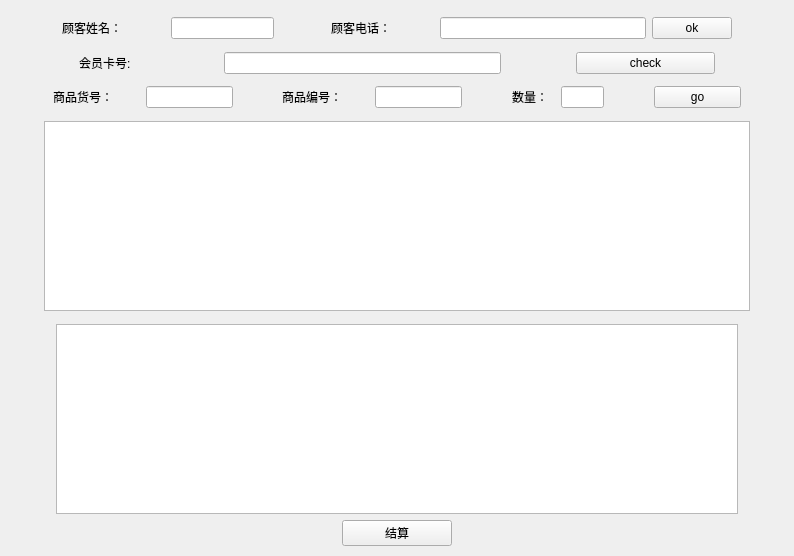
        <widget class="QWidget" name="page">
         <layout class="QHBoxLayout" name="horizontalLayout_4" stretch="0">
          <property name="spacing">
           <number>3</number>
          </property>
          <property name="leftMargin">
           <number>1</number>
          </property>
          <property name="topMargin">
           <number>1</number>
          </property>
          <property name="rightMargin">
           <number>1</number>
          </property>
          <property name="bottomMargin">
           <number>1</number>
          </property>
          <item>
           <widget class="QWidget" name="cashwidget" native="true">
            <layout class="QVBoxLayout" name="verticalLayout_2" stretch="1,4,1,4,1,4,1,28,1,28,4">
             <item>
              <spacer name="verticalSpacer">
               <property name="orientation">
                <enum>Qt::Vertical</enum>
               </property>
               <property name="sizeHint" stdset="0">
                <size>
                 <width>20</width>
                 <height>6</height>
                </size>
               </property>
              </spacer>
             </item>
             <item>
              <layout class="QHBoxLayout" name="horizontalLayout_3" stretch="1,2,2,1,2,4,1,1">
               <item>
                <spacer name="horizontalSpacer_4">
                 <property name="orientation">
                  <enum>Qt::Horizontal</enum>
                 </property>
                 <property name="sizeHint" stdset="0">
                  <size>
                   <width>40</width>
                   <height>20</height>
                  </size>
                 </property>
                </spacer>
               </item>
               <item>
                <widget class="QLabel" name="label_3">
                 <property name="text">
                  <string>顾客姓名：</string>
                 </property>
                </widget>
               </item>
               <item>
                <widget class="QLineEdit" name="guestID_lineEdit"/>
               </item>
               <item>
                <spacer name="horizontalSpacer_5">
                 <property name="orientation">
                  <enum>Qt::Horizontal</enum>
                 </property>
                 <property name="sizeHint" stdset="0">
                  <size>
                   <width>40</width>
                   <height>20</height>
                  </size>
                 </property>
                </spacer>
               </item>
               <item>
                <widget class="QLabel" name="label_4">
                 <property name="text">
                  <string>顾客电话：</string>
                 </property>
                </widget>
               </item>
               <item>
                <widget class="QLineEdit" name="guestPH_lineEdit"/>
               </item>
               <item>
                <widget class="QPushButton" name="pushButton_3">
                 <property name="text">
                  <string>ok</string>
                 </property>
                </widget>
               </item>
               <item>
                <spacer name="horizontalSpacer_6">
                 <property name="orientation">
                  <enum>Qt::Horizontal</enum>
                 </property>
                 <property name="sizeHint" stdset="0">
                  <size>
                   <width>40</width>
                   <height>20</height>
                  </size>
                 </property>
                </spacer>
               </item>
              </layout>
             </item>
             <item>
              <spacer name="verticalSpacer_2">
               <property name="orientation">
                <enum>Qt::Vertical</enum>
               </property>
               <property name="sizeHint" stdset="0">
                <size>
                 <width>20</width>
                 <height>6</height>
                </size>
               </property>
              </spacer>
             </item>
             <item>
              <layout class="QHBoxLayout" name="horizontalLayout_10" stretch="1,2,4,1,2,1">
               <item>
                <spacer name="horizontalSpacer_18">
                 <property name="orientation">
                  <enum>Qt::Horizontal</enum>
                 </property>
                 <property name="sizeHint" stdset="0">
                  <size>
                   <width>40</width>
                   <height>20</height>
                  </size>
                 </property>
                </spacer>
               </item>
               <item>
                <widget class="QLabel" name="label_8">
                 <property name="text">
                  <string>会员卡号:</string>
                 </property>
                </widget>
               </item>
               <item>
                <widget class="QLineEdit" name="vip_lineEdit_2"/>
               </item>
               <item>
                <spacer name="horizontalSpacer_19">
                 <property name="orientation">
                  <enum>Qt::Horizontal</enum>
                 </property>
                 <property name="sizeHint" stdset="0">
                  <size>
                   <width>40</width>
                   <height>20</height>
                  </size>
                 </property>
                </spacer>
               </item>
               <item>
                <widget class="QPushButton" name="pushButton_4">
                 <property name="text">
                  <string>check</string>
                 </property>
                </widget>
               </item>
               <item>
                <spacer name="horizontalSpacer_20">
                 <property name="orientation">
                  <enum>Qt::Horizontal</enum>
                 </property>
                 <property name="sizeHint" stdset="0">
                  <size>
                   <width>40</width>
                   <height>20</height>
                  </size>
                 </property>
                </spacer>
               </item>
              </layout>
             </item>
             <item>
              <spacer name="verticalSpacer_5">
               <property name="orientation">
                <enum>Qt::Vertical</enum>
               </property>
               <property name="sizeHint" stdset="0">
                <size>
                 <width>20</width>
                 <height>6</height>
                </size>
               </property>
              </spacer>
             </item>
             <item>
              <layout class="QHBoxLayout" name="horizontalLayout_6" stretch="1,2,2,1,2,2,1,1,1,1,2,1">
               <item>
                <spacer name="horizontalSpacer_7">
                 <property name="orientation">
                  <enum>Qt::Horizontal</enum>
                 </property>
                 <property name="sizeHint" stdset="0">
                  <size>
                   <width>40</width>
                   <height>20</height>
                  </size>
                 </property>
                </spacer>
               </item>
               <item>
                <widget class="QLabel" name="label_5">
                 <property name="text">
                  <string>商品货号：</string>
                 </property>
                </widget>
               </item>
               <item>
                <widget class="QLineEdit" name="Atno_lineEdit"/>
               </item>
               <item>
                <spacer name="horizontalSpacer_8">
                 <property name="orientation">
                  <enum>Qt::Horizontal</enum>
                 </property>
                 <property name="sizeHint" stdset="0">
                  <size>
                   <width>40</width>
                   <height>20</height>
                  </size>
                 </property>
                </spacer>
               </item>
               <item>
                <widget class="QLabel" name="label_6">
                 <property name="text">
                  <string>商品编号：</string>
                 </property>
                </widget>
               </item>
               <item>
                <widget class="QLineEdit" name="goodsno_lineEdit"/>
               </item>
               <item>
                <spacer name="horizontalSpacer_9">
                 <property name="orientation">
                  <enum>Qt::Horizontal</enum>
                 </property>
                 <property name="sizeHint" stdset="0">
                  <size>
                   <width>40</width>
                   <height>20</height>
                  </size>
                 </property>
                </spacer>
               </item>
               <item>
                <widget class="QLabel" name="label_7">
                 <property name="text">
                  <string>数量：</string>
                 </property>
                </widget>
               </item>
               <item>
                <widget class="QLineEdit" name="amount_lineEdit"/>
               </item>
               <item>
                <spacer name="horizontalSpacer_10">
                 <property name="orientation">
                  <enum>Qt::Horizontal</enum>
                 </property>
                 <property name="sizeHint" stdset="0">
                  <size>
                   <width>40</width>
                   <height>20</height>
                  </size>
                 </property>
                </spacer>
               </item>
               <item>
                <widget class="QPushButton" name="pushButton">
                 <property name="text">
                  <string>go</string>
                 </property>
                </widget>
               </item>
               <item>
                <spacer name="horizontalSpacer_11">
                 <property name="orientation">
                  <enum>Qt::Horizontal</enum>
                 </property>
                 <property name="sizeHint" stdset="0">
                  <size>
                   <width>18</width>
                   <height>20</height>
                  </size>
                 </property>
                </spacer>
               </item>
              </layout>
             </item>
             <item>
              <spacer name="verticalSpacer_3">
               <property name="orientation">
                <enum>Qt::Vertical</enum>
               </property>
               <property name="sizeHint" stdset="0">
                <size>
                 <width>20</width>
                 <height>6</height>
                </size>
               </property>
              </spacer>
             </item>
             <item>
              <layout class="QHBoxLayout" name="horizontalLayout_7" stretch="1,21,1">
               <item>
                <spacer name="horizontalSpacer_12">
                 <property name="orientation">
                  <enum>Qt::Horizontal</enum>
                 </property>
                 <property name="sizeHint" stdset="0">
                  <size>
                   <width>40</width>
                   <height>20</height>
                  </size>
                 </property>
                </spacer>
               </item>
               <item>
                <widget class="QTableView" name="money_tableView"/>
               </item>
               <item>
                <spacer name="horizontalSpacer_13">
                 <property name="orientation">
                  <enum>Qt::Horizontal</enum>
                 </property>
                 <property name="sizeHint" stdset="0">
                  <size>
                   <width>40</width>
                   <height>20</height>
                  </size>
                 </property>
                </spacer>
               </item>
              </layout>
             </item>
             <item>
              <spacer name="verticalSpacer_4">
               <property name="orientation">
                <enum>Qt::Vertical</enum>
               </property>
               <property name="sizeHint" stdset="0">
                <size>
                 <width>20</width>
                 <height>6</height>
                </size>
               </property>
              </spacer>
             </item>
             <item>
              <layout class="QHBoxLayout" name="horizontalLayout_8" stretch="1,15,1">
               <item>
                <spacer name="horizontalSpacer_14">
                 <property name="orientation">
                  <enum>Qt::Horizontal</enum>
                 </property>
                 <property name="sizeHint" stdset="0">
                  <size>
                   <width>18</width>
                   <height>20</height>
                  </size>
                 </property>
                </spacer>
               </item>
               <item>
                <widget class="QTableWidget" name="cash_tableWidget"/>
               </item>
               <item>
                <spacer name="horizontalSpacer_15">
                 <property name="orientation">
                  <enum>Qt::Horizontal</enum>
                 </property>
                 <property name="sizeHint" stdset="0">
                  <size>
                   <width>40</width>
                   <height>20</height>
                  </size>
                 </property>
                </spacer>
               </item>
              </layout>
             </item>
             <item>
              <layout class="QHBoxLayout" name="horizontalLayout_9" stretch="3,1,3">
               <item>
                <spacer name="horizontalSpacer_16">
                 <property name="orientation">
                  <enum>Qt::Horizontal</enum>
                 </property>
                 <property name="sizeHint" stdset="0">
                  <size>
                   <width>40</width>
                   <height>20</height>
                  </size>
                 </property>
                </spacer>
               </item>
               <item>
                <widget class="QPushButton" name="pushButton_2">
                 <property name="text">
                  <string>结算</string>
                 </property>
                </widget>
               </item>
               <item>
                <spacer name="horizontalSpacer_17">
                 <property name="orientation">
                  <enum>Qt::Horizontal</enum>
                 </property>
                 <property name="sizeHint" stdset="0">
                  <size>
                   <width>40</width>
                   <height>20</height>
                  </size>
                 </property>
                </spacer>
               </item>
              </layout>
             </item>
            </layout>
           </widget>
          </item>
         </layout>
        </widget>
